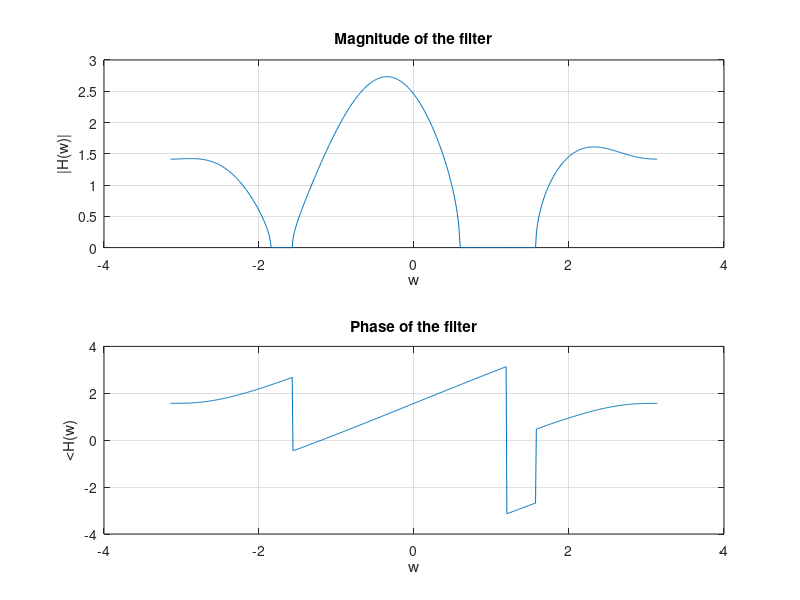

The MATLAB source for this figure:
1;
% Tecnologico de Costa Rica
% Escuela de Ingenieria Electronica
% El-5805 Procesamiento Digital de Señales

% This Octave File solves the
% problems given for the Course
% Digital Signal Processing

% Define a function called grapher, this
% functions lets generate a graph of a
% signal
% This function reveices a graph set up, as follow:
% ROWS : integer
% COLUMNS : integer
% POSITION : integer
% GRAPH TITLE : string
% X AXIS TITLE : string
% Y AXIS TITLE : string
% SIGNAL : vector
function grapherContinuos = grapherContinuos(rows, columns, position, graph_title, x_axis, y_axis, domain, signal)
    ws = subplot(rows,columns,position);
    plot(domain, signal);
    grid(ws, 'on');
    title(graph_title);
    xlabel(x_axis);
    ylabel(y_axis);
end

% Windows Title
figure('name', 'Exercise #4 - Digital Signal Processing');

% Core
% Lets set the domain
w = -pi:0.01:pi;

real = 0.5 + 0.25*cos(w) + 0.5*cos(2*w) + 0.25*cos(3*w);
imaginary = -0.25*sin(w) - 0.5*sin(2*w) - 0.25*sin(3*w);

magnitude = sqrt( pow2(real,2) + pow2(imaginary,2));
phase = atan2(real,imaginary);


% Graph
ROWS = 2;
COLUMNS = 1;
x_axis_label = 'w';

graph_title = 'Magnitude of the filter';
y_axis_label = '|H(w)|';
grapherContinuos(ROWS, COLUMNS, 1, graph_title, x_axis_label, y_axis_label,w,magnitude);

graph_title = 'Phase of the filter';
y_axis_label = '<H(w)';
grapherContinuos(ROWS, COLUMNS, 2, graph_title, x_axis_label, y_axis_label,w,phase);